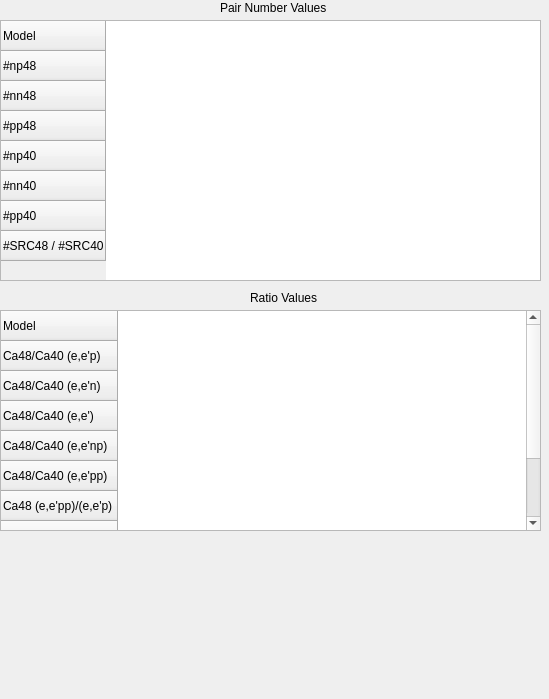
      <widget class="QWidget" name="scrollAreaWidgetContents">
       <property name="geometry">
        <rect>
         <x>0</x>
         <y>0</y>
         <width>549</width>
         <height>699</height>
        </rect>
       </property>
       <widget class="QTableWidget" name="pn_table">
        <property name="geometry">
         <rect>
          <x>0</x>
          <y>20</y>
          <width>541</width>
          <height>261</height>
         </rect>
        </property>
        <property name="rowCount">
         <number>8</number>
        </property>
        <row>
         <property name="text">
          <string>Model</string>
         </property>
        </row>
        <row>
         <property name="text">
          <string>#np48</string>
         </property>
        </row>
        <row>
         <property name="text">
          <string>#nn48</string>
         </property>
        </row>
        <row>
         <property name="text">
          <string>#pp48</string>
         </property>
        </row>
        <row>
         <property name="text">
          <string>#np40</string>
         </property>
        </row>
        <row>
         <property name="text">
          <string>#nn40</string>
         </property>
        </row>
        <row>
         <property name="text">
          <string>#pp40</string>
         </property>
        </row>
        <row>
         <property name="text">
          <string>#SRC48 / #SRC40</string>
         </property>
        </row>
       </widget>
       <widget class="QTableWidget" name="ratio_table">
        <property name="geometry">
         <rect>
          <x>0</x>
          <y>310</y>
          <width>541</width>
          <height>221</height>
         </rect>
        </property>
        <property name="rowCount">
         <number>10</number>
        </property>
        <row>
         <property name="text">
          <string>Model</string>
         </property>
        </row>
        <row>
         <property name="text">
          <string>Ca48/Ca40 (e,e'p)</string>
         </property>
        </row>
        <row>
         <property name="text">
          <string>Ca48/Ca40 (e,e'n)</string>
         </property>
        </row>
        <row>
         <property name="text">
          <string>Ca48/Ca40 (e,e')</string>
         </property>
        </row>
        <row>
         <property name="text">
          <string>Ca48/Ca40 (e,e'np)</string>
         </property>
        </row>
        <row>
         <property name="text">
          <string>Ca48/Ca40 (e,e'pp)</string>
         </property>
        </row>
        <row>
         <property name="text">
          <string>Ca48 (e,e'pp)/(e,e'p)</string>
         </property>
        </row>
        <row>
         <property name="text">
          <string>Ca48 (e,e'np)/(e,e'n)</string>
         </property>
        </row>
        <row>
         <property name="text">
          <string>Ca40 (e,e'pp)/(e,e'p)</string>
         </property>
        </row>
        <row>
         <property name="text">
          <string>Ca40 (e,e'np)/(e,e'n)</string>
         </property>
        </row>
       </widget>
       <widget class="QLabel" name="label">
        <property name="geometry">
         <rect>
          <x>220</x>
          <y>0</y>
          <width>121</width>
          <height>16</height>
         </rect>
        </property>
        <property name="text">
         <string>Pair Number Values</string>
        </property>
       </widget>
       <widget class="QLabel" name="label_2">
        <property name="geometry">
         <rect>
          <x>250</x>
          <y>290</y>
          <width>81</width>
          <height>16</height>
         </rect>
        </property>
        <property name="text">
         <string>Ratio Values</string>
        </property>
       </widget>
      </widget>
